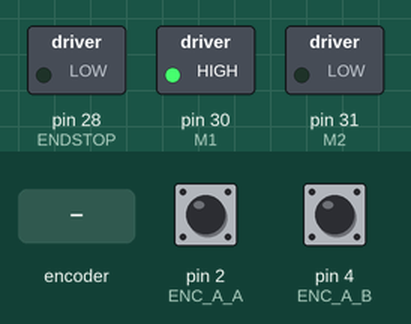
Simulated run of this sketch. Board: Arduino Mega 2560, built with avr-gcc and run on an emulated ATmega2560. Shown: switched loads named in the sketch (green lamp = pin HIGH). The test bench sets the inputs (shaded band); at power-on: pin 2 (ENC_A_A) HIGH, pin 4 (ENC_A_B) HIGH. What the sketch prints to the serial monitor is not drawn.

Above: at 1.2 s.
1.3 s: rotary encoder on pin 2 (ENC_A_A) / pin 4 (ENC_A_B) turned 3 steps (first pin leading)
4.9 s: rotary encoder on pin 2 (ENC_A_A) / pin 4 (ENC_A_B) turned 2 steps (second pin leading)
Timing chart, 0 to 7.9 s (numbered marks = the images above; inputs shaded):
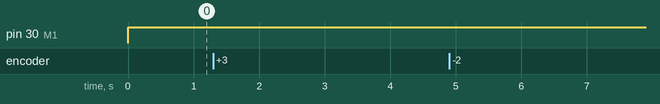

Measured:
- after the input at 1.3 s, every drawn part: stays the same
- after the input at 4.9 s, every drawn part: stays the same

The sketch:

robot_servo_steper.ino
```cpp
#include <EEPROM.h>
#include <PID_v1.h>

#define M1            30
#define M2            31  // motor's PWM outputs
#define ENDSTOP 28
#define STEP 3

#define outputA 6
#define outputB 7

int counter = 0;
int aState;
int aLastState;
String lastResponse;
byte pos[1000]; int p=0;
double kp=20,ki=1.0,kd=0.0;
double input=0, output=0, setpoint=0;
PID myPID(&input, &output, &setpoint,kp,ki,kd, DIRECT);
volatile long encoder0Pos = 0;
boolean isHome=true;
boolean auto1=false, auto2=false,counting=false;
long previousMillis = 0;        // will store last time LED was updated
long target1=0;  // destination location at any moment
//for motor control ramps 1.4
bool newStep = false;
bool oldStep = false;
bool dir = false;
byte skip=0;

// and for the encoder:
#define ENC_A_A 2 // pin connected to external interrupt
#define ENC_A_B 4 // pin connected to normal pin
// variables
float position_A; // controller variables as globals
// timing:
unsigned long loopTime, printTime; // timing
volatile long encodercount_A;
volatile unsigned long lasttime_A, transitiontime_A;


// Arduino stepper motor control code

#include <Stepper.h> // Include the header file

// change this to the number of steps on your motor
#define STEPS 200
float stepperPos;
// create an instance of the stepper class using the steps and pins
Stepper stepper(STEPS, 8, 9, 10, 11);
int val = 0;

void setup() {
  // motor
  pinMode(ENDSTOP, OUTPUT);
  pinMode (outputA,INPUT);
  myPID.SetMode(AUTOMATIC);
  myPID.SetSampleTime(1);
  myPID.SetOutputLimits(-255,255);

  //encoder
  pinMode(ENC_A_A, INPUT_PULLUP); // encoder A
  pinMode(ENC_A_B, INPUT_PULLUP);
  Serial.begin (9600);
  attachInterrupt(0, encoder_A, RISING);

  stepper.setSpeed(200);
  stepperPos = 0;
}


float angle;
void loop(){

    stepper.step(getSteps(angle));
    position_A = (360 * (float) encodercount_A) / (450*2);
    encoder0Pos = position_A;
    input = encoder0Pos;
    setpoint=100;
    while(!myPID.Compute())
           {endstop();} // wait till PID is actually computed in the mean time assert the endstop pins

    if(input==setpoint)pwmOut(0); else pwmOut(output);

    printPos();
    //if(counting && abs(input-target1)<15) counting=false;
   // if(counting &&  (skip++ % 5)==0 ) {pos[p]=encoder0Pos; if(p<999) p++; else counting=false;}
    endstop(); // output status of endstop

}

void pwmOut(int out) {
   if(out<0) { analogWrite(M1,0); analogWrite(M2,abs(out)); }
   else { analogWrite(M2,0); analogWrite(M1,abs(out)); }
  }


void printPos() {
  Serial.print(F("Position=")); Serial.print(encoder0Pos); Serial.print(F(" PID_output="));
  Serial.print(output); Serial.print(F(" Target=")); Serial.print(setpoint);
  if(!isHome)  Serial.print(" NOT");  Serial.println(" home");
}
void encoder_A() {
  transitiontime_A = micros() - lasttime_A; // this bit for sensing pulse duration
  if (digitalRead(ENC_A_B))
    encodercount_A++;                   // counting the pulses (position)
  else
    encodercount_A--;
  lasttime_A = micros();
}

void endstop (){
  if(encoder0Pos<2)
    {
      if(encoder0Pos<=0&&!isHome)
      {
        isHome=true;
        digitalWrite(ENDSTOP,isHome);
      }
  else if(encoder0Pos>0&&isHome)
      {
        isHome=false;
        digitalWrite(ENDSTOP,isHome);
      }
    }
}

int getSteps(float angle){

  int steps = angle*(200.0/360.0);

  stepperPos = stepperPos + angle;
  return steps;
}
```
